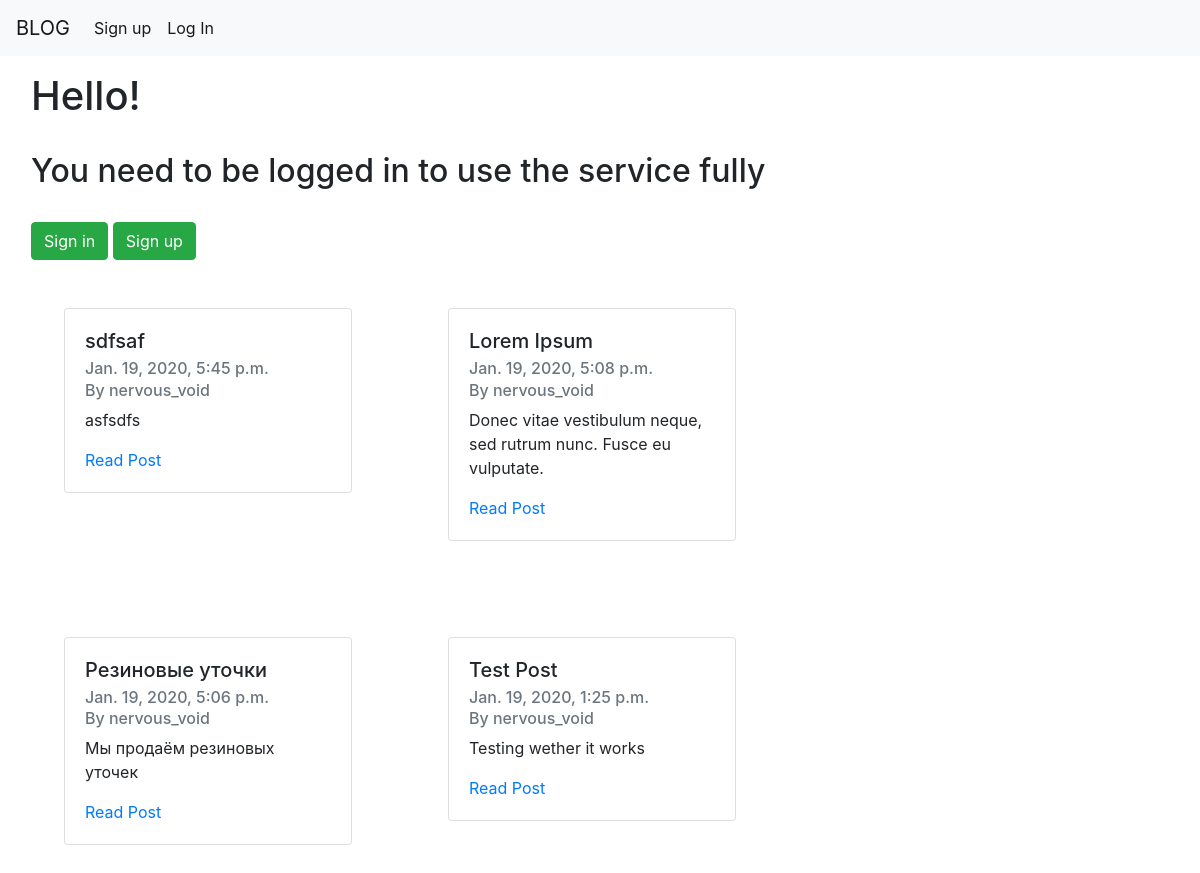
Before: / with the older database file.
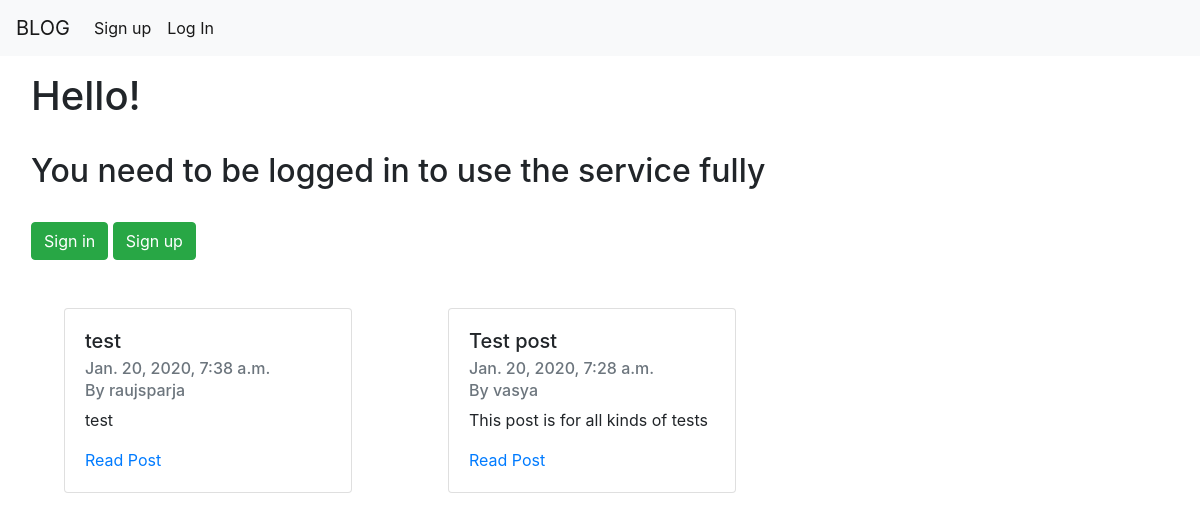
After: the same page with the newer database file.
### blog_app/models.py (models this page shows)
class Post(models.Model):
    user = models.ForeignKey(User, on_delete=models.CASCADE)
    name = models.CharField(max_length=128)
    description = models.CharField(max_length=512)
    text = models.CharField(max_length=100000)
    date = models.DateTimeField(auto_now_add=True)
    likes = models.IntegerField(default=0)

### blog_app/views.py (the view)
# urls.py: path('', views.index, name='index'),
def index(request):
    context = dict()
    posts = Post.objects.order_by('-date')
    context['posts'] = posts
    return render(request, 'index.html', context)

### templates/index.html (shortened to what this page needs)
{% extends "base.html" %}
{% block content %}
    {% if request.user.is_authenticated %}
        <div class="card" style="width: 30rem; margin: 3rem;">
            <h1> Hello, {{ request.user.username | title }}! </h1>
            <a class="btn btn-primary" style="width: 50%" href="{% url 'logout' %}"> Log out </a>
            <h2>Menu</h2>
        </div>
    {% else %}
        <h1> Hello! </h1>
        <br>
        <h2>You need to be logged in to use the service fully</h2>
        <br>
        <a class="btn btn-success" href="{% url 'login' %}"> Sign in </a>
        <a class="btn btn-success" href="{% url 'registration' %}"> Sign up </a>
    {% endif %}
    <div class="row">
        {% for each in posts %}
            <div class="col-">
                <div class="card" style="width: 18rem; margin: 3rem; display: inline-block">
                    <div class="card-body">
                        <h5 class="card-title">{{ each.name }}</h5>
                        <h6 class="card-subtitle mb-2 text-muted">{{ each.date }}</h6>
                        <h6 class="card-subtitle mb-2 text-muted">By {{ each.user.username }}</h6>
                        <p class="card-text">{{ each.description }}</p>
                        <a href="/post/{{ each.id }}" class="card-link">Read Post</a>
                    </div>
                </div>
            </div>
        {% endfor %}
    </div>
{% endblock %}

Changed rows visible on the page:
removed Post: name "sdfsaf", date "Jan. 19, 2020, 5:45 p.m.", user.username "nervous_void", description "asfsdfs"
removed Post: name "Lorem Ipsum", date "Jan. 19, 2020, 5:08 p.m.", user.username "nervous_void", description "Donec vitae vestibulum neque, sed rutrum nunc. Fusce eu vulputate."
removed Post: name "Резиновые уточки", date "Jan. 19, 2020, 5:06 p.m.", user.username "nervous_void", description "Мы продаём резиновых уточек"
added Post: name "test", date "Jan. 20, 2020, 7:38 a.m.", user.username "raujsparja", description "test"
changed Post: name "Test Post" → "Test post"; date "Jan. 19, 2020, 1:25 p.m." → "Jan. 20, 2020, 7:28 a.m."; user.username "nervous_void" → "vasya"; description "Testing wether it works" → "This post is for all kinds of tests"
